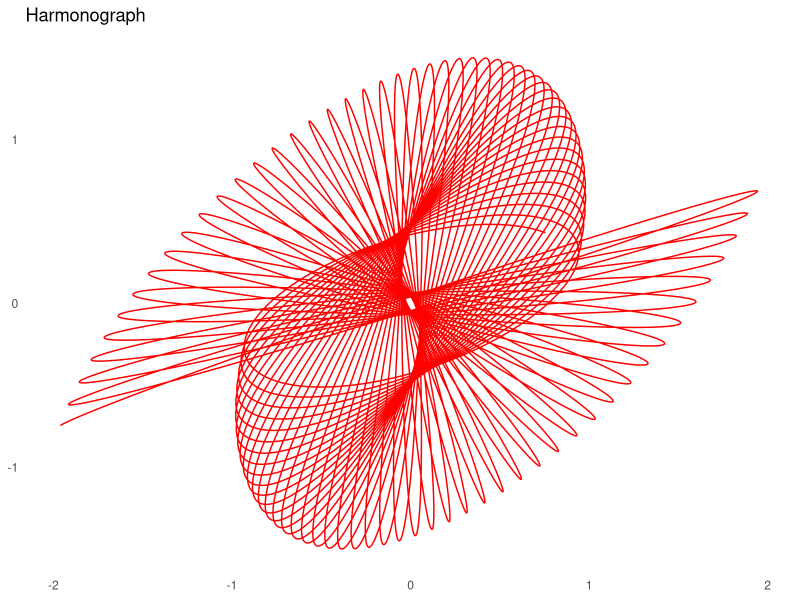
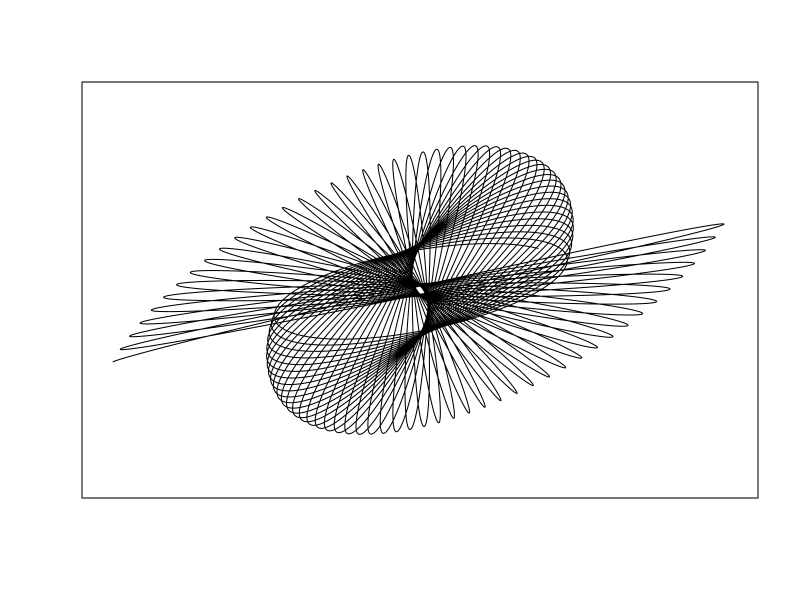

Reproduce these figures in R, in order.
# This is a sample code for a harmonograph.This essentially means there are 2 pendulums 
# which are moving in conjugation with each other

# First harmonographs were built in 1857 by Scottish mathematician Hugh Blackburn, 
# based on the previous work of French mathematician Jean Antoine Lissajous. 
# There is not an unique way to describe mathematically the motion of the pencil. 
# I have implemented the one I found in this sensational blog, where motion in both
# x and y axis depending on time is defined by:

# x(t) = exp(-d1*t)* sin(f1t + p1) + exp(-d2*t)*sin(f2t + p2)
# y(t) = exp(-d3*t)* sin(f3t + p3) + exp(-d4*t)*sin(f4t + p4)

library(ggplot2)
f1=jitter(sample(c(2,3),1))
f2=jitter(sample(c(2,3),1))
f3=jitter(sample(c(2,3),1))
f4=jitter(sample(c(2,3),1))
d1=runif(1,0,1e-02)
d2=runif(1,0,1e-02)
d3=runif(1,0,1e-02)
d4=runif(1,0,1e-02)
p1=runif(1,0,pi)
p2=runif(1,0,pi)
p3=runif(1,0,pi)
p4=runif(1,0,pi)
xt = function(t) exp(-d1*t)*sin(t*f1+p1)+exp(-d2*t)*sin(t*f2+p2)
yt = function(t) exp(-d3*t)*sin(t*f3+p3)+exp(-d4*t)*sin(t*f4+p4)
t=seq(1, 100, by=.001)
dat=data.frame(t=t, x=xt(t), y=yt(t))
ggplot(dat,aes(xt(t),yt(t))) + geom_path(color="red") + ggtitle("Harmonograph") + 
  theme_classic() + theme(axis.line = element_blank(),axis.title = element_blank(),
                            axis.ticks = element_blank() )




with(dat, plot(x,y, type="l", xlim =c(-2,2), ylim =c(-2,2), xlab = "", ylab = "", xaxt='n', yaxt='n'))
